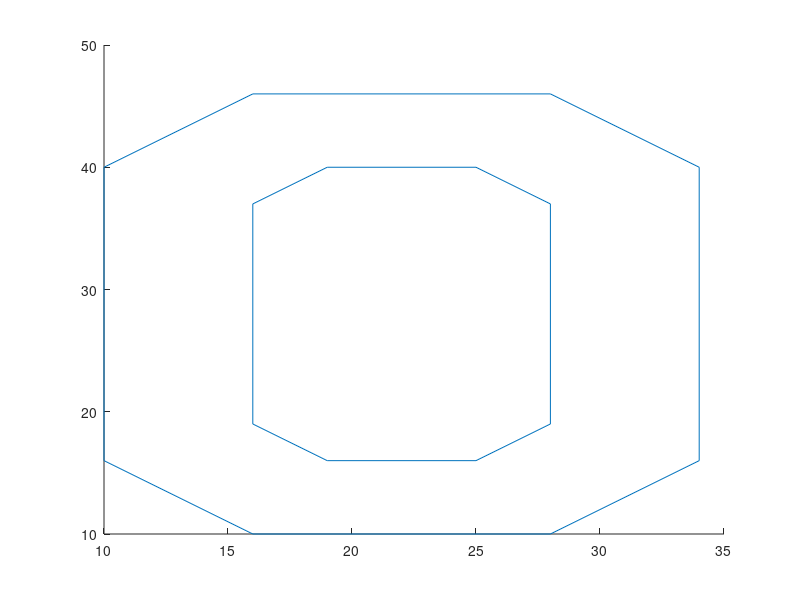

Reproduce this figure in MATLAB.
%% ---------------------------- Track Dims -------------------------------
e2 = 3; e1 = 2*e2; w = 4*e2; h = 8*e2; h2 = h-2*e2; w2 = w - 2*e2;
d = 10; % distance from axis
H = 2*e1+h+d; W =2*e1+w+d; % height and width of the whole grid
sx = e2+d; sy = e1+e2+h2/2+d; % start position

% use intermediary values for track data: h1,h2,h3...H for different
% y-values. w1,w2,w3...W for different x-values
x1 = d; x2 = d+e1; x3 = d+e1+e2; x4 = d+e1+e2+w2; x5 = d+e1+w; x6 = W;
y1 = d; y2 = d+e1; y3 = d+e1+e2; y4 = d+e1+h/2; y5 = d+e1+e2+h2;
y6 = d+e1+h; y7 = H;

xout = [x1 x1 x2 x5 x6 x6 x5 x2 x1];
yout = [y2 y6 y7 y7 y6 y2 y1 y1 y2];

xin = [x2 x2 x3 x4 x5 x5 x4 x3 x2];
yin = [y3 y5 y6 y6 y5 y3 y2 y2 y3];

% build outside track lines
for i = 1:8
    tx(i,:) = [xout(i) xout(i+1)];
    ty(i,:) = [yout(i) yout(i+1)];
end

% build inside track lines
for i = 9:16
    tx(i,:) = [xin(i-8) xin(i+1-8)];
    ty(i,:) = [yin(i-8) yin(i+1-8)];
end

% Plot track
th = zeros(16,1);
for it = 1:16
    th(it) = line(tx(it,:),ty(it,:)); hold on;
end

% % Fitness checkpoint lines
% chkx(1,:) = [x1 x2];
% chky(1,:) = [y5 y5];
% 
% chkx(2,:) = [x3 x3];
% chky(2,:) = [y6 y7];
% 
% chkx(3,:) = [x4 x4];
% chky(3,:) = [y6 y7];
% 
% chkx(4,:) = [x5 x6];
% chky(4,:) = [y5 y5];
% 
% chkx(5,:) = [x5 x6];
% chky(5,:) = [y4 y4];
% 
% chkx(6,:) = [x5 x6];
% chky(6,:) = [y3 y3];
% 
% chkx(7,:) = [x4 x4];
% chky(7,:) = [y2 y1];
% 
% chkx(8,:) = [x3 x3];
% chky(8,:) = [y2 y1];
% 
% chkx(9,:) = [x1 x2];
% chky(9,:) = [y3 y3];
% 
% chkx(10,:) = [x1 x2];
% chky(10,:) = [y4 y4];